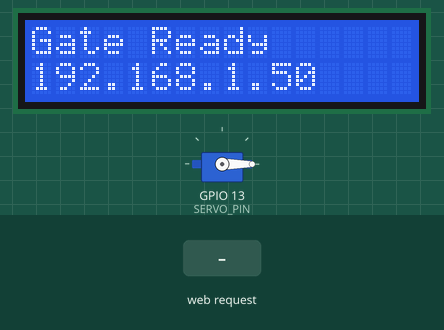
This sketch was run on a simulated ESP32. On the bench: 16×2 character LCD, servo. The test bench sets the inputs (shaded band). WiFi joins after 1.5 s; servers stay silent unless stated; what the sketch prints to the serial monitor is not drawn.

Above: at 3.8 s.
3.9 s: HTTP request GET /gate/test received
At 4.9 s:
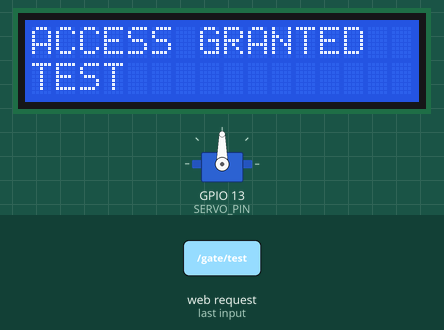
Timing chart, 0 to 10.4 s (numbered marks = the images above; inputs shaded):
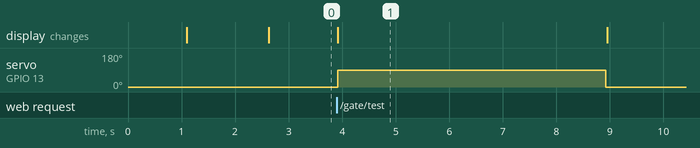

The sketch:

StudentGatewayController.ino
```cpp
#include <Arduino.h>
#include <Wire.h>
#include <WiFi.h>
#include <WebServer.h>
#include <ESP32Servo.h>
#include <LiquidCrystal_I2C.h>

// ================= WiFi =================
const char* ssid     = "gate";
const char* password = "9600873401";

// ================= Pins =================
#define SERVO_PIN         13
#define LCD_SDA           21
#define LCD_SCL           22

// ================= Gate settings =================
#define GATE_OPEN_ANGLE   90
#define GATE_CLOSE_ANGLE  0
#define GATE_OPEN_MS      10000UL   // 60 seconds

// Laptop gate_monitor / config.py-la irukka key-oda SAME-ah irukkanum
const char* GATE_KEY = "studentgatewaydemoGateToken987654321";

Servo gate;
LiquidCrystal_I2C lcd(0x27, 16, 2);   // blank-ah irundha 0x3F try pannunga
WebServer server(80);
bool gateBusy = false;

// ================= LCD helper =================
void showLCD(String l1, String l2 = "") {
  lcd.clear();
  lcd.setCursor(0, 0);
  lcd.print(l1.substring(0, 16));
  lcd.setCursor(0, 1);
  lcd.print(l2.substring(0, 16));
}

// ================= Gate helper =================
void openGate(unsigned long ms, String who) {
  gateBusy = true;
  showLCD("ACCESS GRANTED", who.substring(0, 16));
  gate.write(GATE_OPEN_ANGLE);
  delay(ms);
  gate.write(GATE_CLOSE_ANGLE);
  showLCD("Gate Ready", WiFi.localIP().toString());
  gateBusy = false;
}

// ================= HTTP handlers =================
void handleHealth() {
  String msg = "ESP32 Gate running\n";
  msg += "Gate busy: ";
  msg += gateBusy ? "yes\n" : "no\n";
  msg += "IP: " + WiFi.localIP().toString() + "\n";
  server.send(200, "text/plain", msg);
}

// Laptop calls: /gate/open?who=732925ECR001&key=...
void handleGateOpen() {
  String key = server.hasArg("key") ? server.arg("key") : "";
  String who = server.hasArg("who") ? server.arg("who") : "unknown";

  if (key != GATE_KEY) {
    Serial.println("[gate] UNAUTHORIZED");
    server.send(401, "text/plain", "unauthorized");
    return;
  }
  if (gateBusy) {
    server.send(409, "text/plain", "gate busy");
    return;
  }

  Serial.println("[gate] OPEN for " + who);
  server.send(200, "text/plain", "OPEN " + who);  // reply first
  openGate(GATE_OPEN_MS, who);
}

// Testing only: browser-la /gate/test (5 sec)
void handleGateTest() {
  if (gateBusy) {
    server.send(409, "text/plain", "gate busy");
    return;
  }
  server.send(200, "text/plain", "Gate test done");
  openGate(5000, "TEST");
}

void handleNotFound() {
  server.send(404, "text/plain", "Not found. Use /health, /gate/open, /gate/test");
}

// ================= Setup =================
void setup() {
  Serial.begin(115200);
  delay(1000);

  Wire.begin(LCD_SDA, LCD_SCL);
  lcd.init();
  lcd.backlight();
  showLCD("Starting...");

  gate.setPeriodHertz(50);
  gate.attach(SERVO_PIN, 500, 2400);
  gate.write(GATE_CLOSE_ANGLE);

  WiFi.mode(WIFI_STA);
  WiFi.setSleep(false);
  WiFi.begin(ssid, password);
  showLCD("Connecting WiFi");
  Serial.print("Connecting to Wi-Fi");

  unsigned long start = millis();
  while (WiFi.status() != WL_CONNECTED && millis() - start < 30000) {
    delay(500);
    Serial.print(".");
  }
  Serial.println();

  if (WiFi.status() != WL_CONNECTED) {
    Serial.println("Wi-Fi failed");
    showLCD("WiFi FAILED");
    return;
  }

  Serial.print("Open browser: http://");
  Serial.println(WiFi.localIP());

  server.on("/health",    HTTP_GET, handleHealth);
  server.on("/gate/open", HTTP_GET, handleGateOpen);
  server.on("/gate/test", HTTP_GET, handleGateTest);
  server.onNotFound(handleNotFound);
  server.begin();

  showLCD("Gate Ready", WiFi.localIP().toString());
}

// ================= Loop =================
void loop() {
  if (WiFi.status() == WL_CONNECTED) server.handleClient();
  delay(2);
}
```

Measured:
- after the input at 3.9 s, servo on GPIO 13 (SERVO_PIN): 0° → 90° at once, → 0° 5.0 s later; the display: changes at once (image 1)
